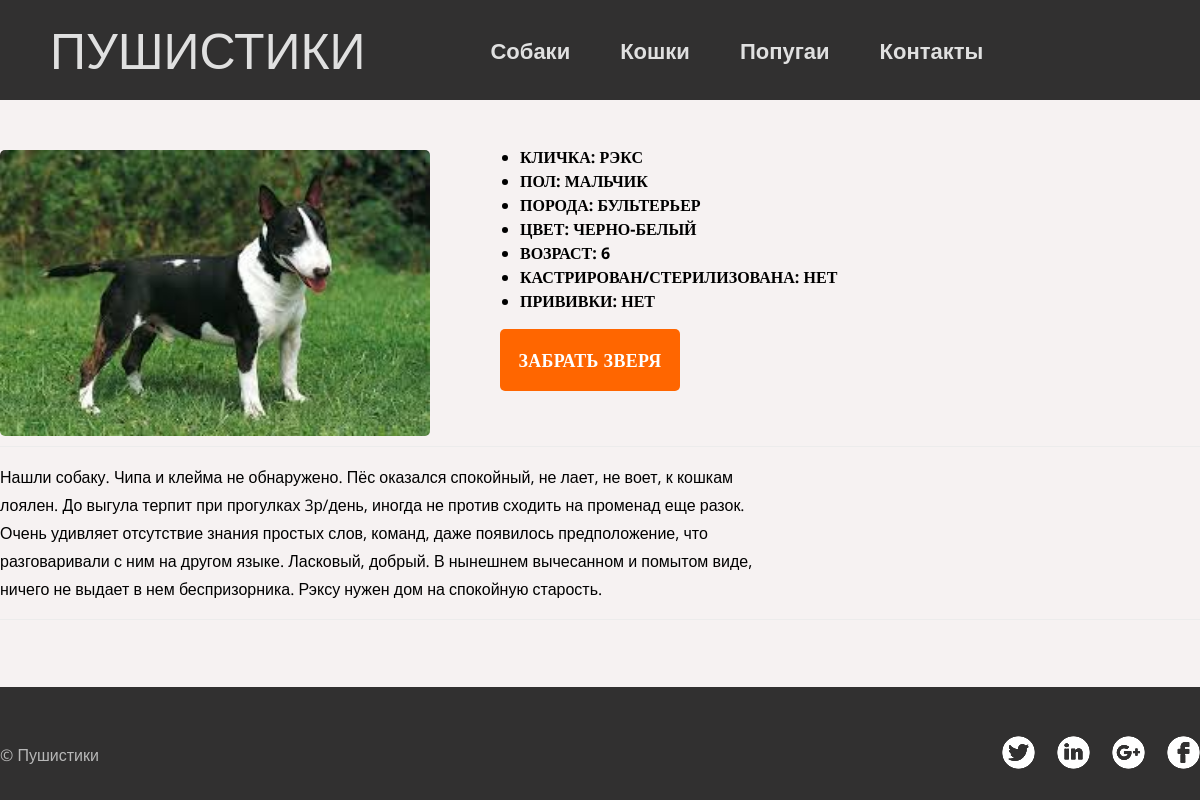
/animals/1/, run on the app's committed database.
### shelter_app/models.py (models this page shows, shortened)
class Animal(models.Model):
    YES = "да"
    NO = "нет"
    MALE = "мальчик"
    FEMALE = "девочка"
    YES_NO_CHOISES = (
    (YES, 'да'),
    (NO, 'нет'),
    )
    SEX_CHOISES = (
    (MALE, "мальчик"),
    (FEMALE, "девочка"),
    )
    animal_type = models.ForeignKey("AnimalType",  on_delete=models.CASCADE, verbose_name='Вид животного')
    name = models.CharField(max_length=100, verbose_name="Кличка")
    breed = models.CharField(max_length=100, verbose_name="Порода")
    sex = models.CharField(max_length=10, choices=SEX_CHOISES, default=MALE, verbose_name="Пол")
    age = models.SmallIntegerField(verbose_name="Возраст")
    color = models.CharField(max_length=50, verbose_name="Цвет")
    photo = models.ImageField(upload_to='photo', blank=True)
    description = models.TextField(blank=True)
    castrated = models.CharField(max_length=3, choices=YES_NO_CHOISES, default=NO, verbose_name="Катрирован/старилизована")
    vaccinated = models.CharField(max_length=3, choices=YES_NO_CHOISES, default=NO, verbose_name="Прививки")
    class Meta:
        verbose_name = 'Животное'
        verbose_name_plural = 'Животные'

### shelter_app/views.py (the view)
# urls.py: path('animals/<int:pk>/', AnimalView.as_view()),
class AnimalView(DetailView):
    model = Animal
    template_name = 'animal_view.html'

### shelter_app/templates/animal_view.html (shortened to what this page needs)
{% extends 'base/base.html' %}
{% block content %}
<div class="inner-wrapper">
    <div class="left">
        <img height="400" width="400"
                 src="{{ object.photo.url }}" alt="" class="base-img beast_img">
    </div>
    <div class="right">
        <div class="animal-descr">
            <ul>
                <li>Кличка: {{object.name}}</li>
                <li>Пол: {{object.sex}}</li>
                <li>Порода: {{object.breed}}</li>
                <li>Цвет: {{object.color}}</li>
                <li>Возраст: {{object.age}}</li>
                <li>Кастрирован/стерилизована: {{object.castrated}}</li>
                <li>Прививки: {{object.vaccinated}}</li>
            </ul>
            <a class="button-take" href="#" >Забрать зверя</a>
        </div>
    </div>
</div>
<div class="inner-wrapper">
    <div class="descr">
        <p>{{object.description}}</p>
    </div>
</div>
{% endblock %}

### static/css/style.css (style rules this page uses)
html, body { height: 100%; }
body { font-family: Open Sans, Helvetica, Arial, sans-serif; font-style: normal; margin:0; }
p { font-weight: normal; font-size: 15.9953px; line-height: 28px; }
.base-img { width: 100%; height: auto; }
.inner-wrapper { margin: 0 auto; max-width: 1249px; display: flex; flex-wrap: wrap; border-bottom: 1px solid #ececec; }
.left { display: flex; flex-direction: column; justify-content: flex-start; width: 40%; padding-top:40px; box-sizing: border-box; padding-right:50px; }
.descr { display: flex; flex-direction: column; justify-content: flex-start; width: 70%; box-sizing: border-box; padding-right:50px; }
.right { display:flex; flex-direction: column; width: 60%; flex-wrap: wrap; align-items: flex-start; }
.animal-descr { margin: 0px 10px 10px 0px; font-family: Open Sans; font-style: normal; font-weight: bold; font-size: 16px; line-height: 24px; text-transform: uppercase; color: black; }
ul { margin-top: 45px; }
.button-take { display: flex; align-items: center; justify-content: center; width: 180px; min-height: 62px; border-radius: 5px; background: #ff6600; color: #FFFFFF; font-family: Open Sans; font-weight: bold; font-size: 17.9026px; text-decoration: none; text-transform: uppercase; border: none; font-style: normal; line-height: 34px; letter-spacing: 0.317046px; margin-left: 20px; }
.beast_img { margin: 10px 10px 10px 0px; border-radius:5px; object-fit:cover; }

### data on the page
Animal: photo (picture), name "РЭКС", sex "МАЛЬЧИК", breed "БУЛЬТЕРЬЕР", color "ЧЕРНО-БЕЛЫЙ", age "6", castrated "НЕТ", vaccinated "НЕТ", description "Нашли собаку. Чипа и клейма не обнаружено. Пёс оказался спокойный, не лает, не воет, к кошкам лоялен. До выгула терпит при прогулках 3р/день, иногда не против сходить на променад еще разок. Очень удивляет отсутствие знания простых слов, команд, даже появилось предположение, что разговаривали с ним на другом языке. Ласковый, добрый. В нынешнем вычесанном и помытом виде, ничего не выдает в нем беспризорника. Рэксу нужен дом на спокойную старость."
